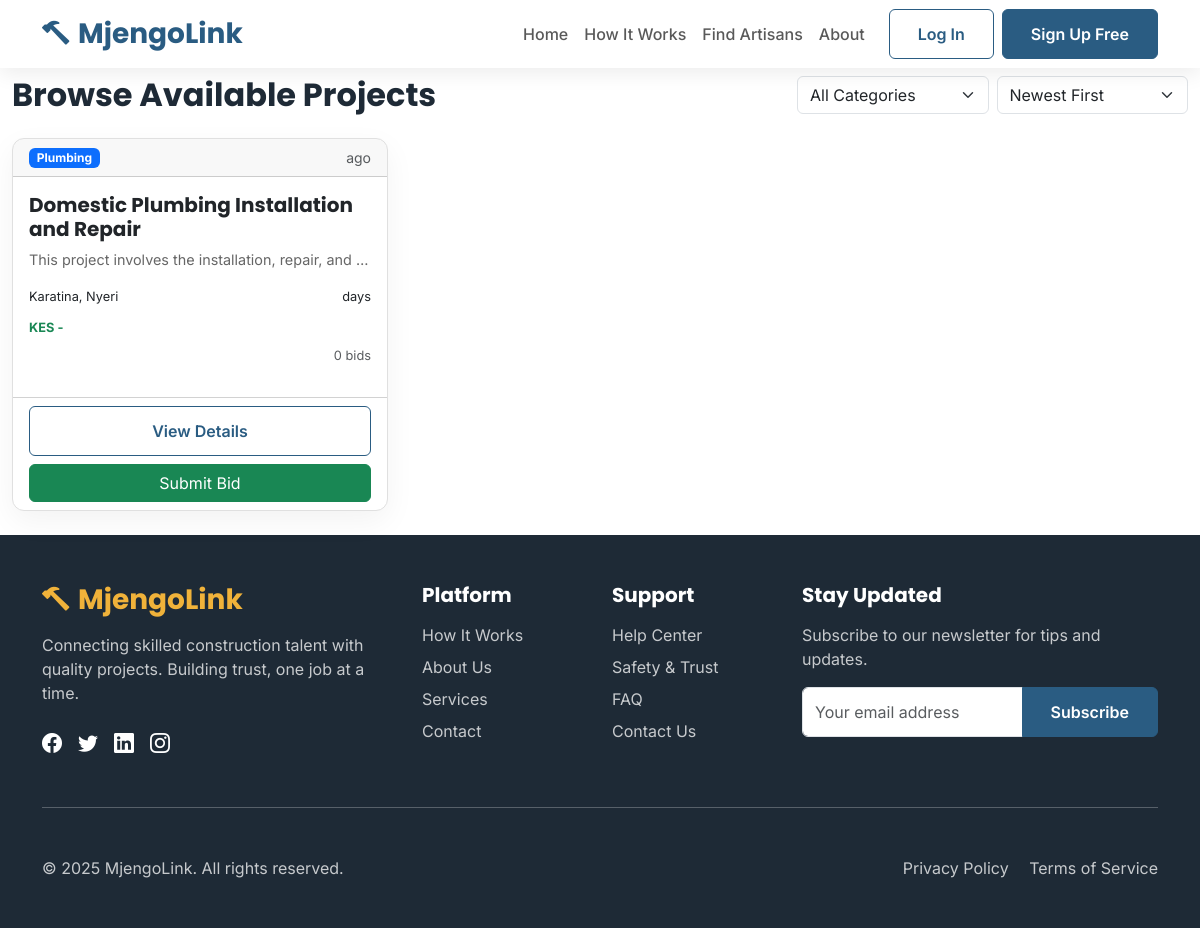
The page /projects/browse/ on the database as committed earlier.
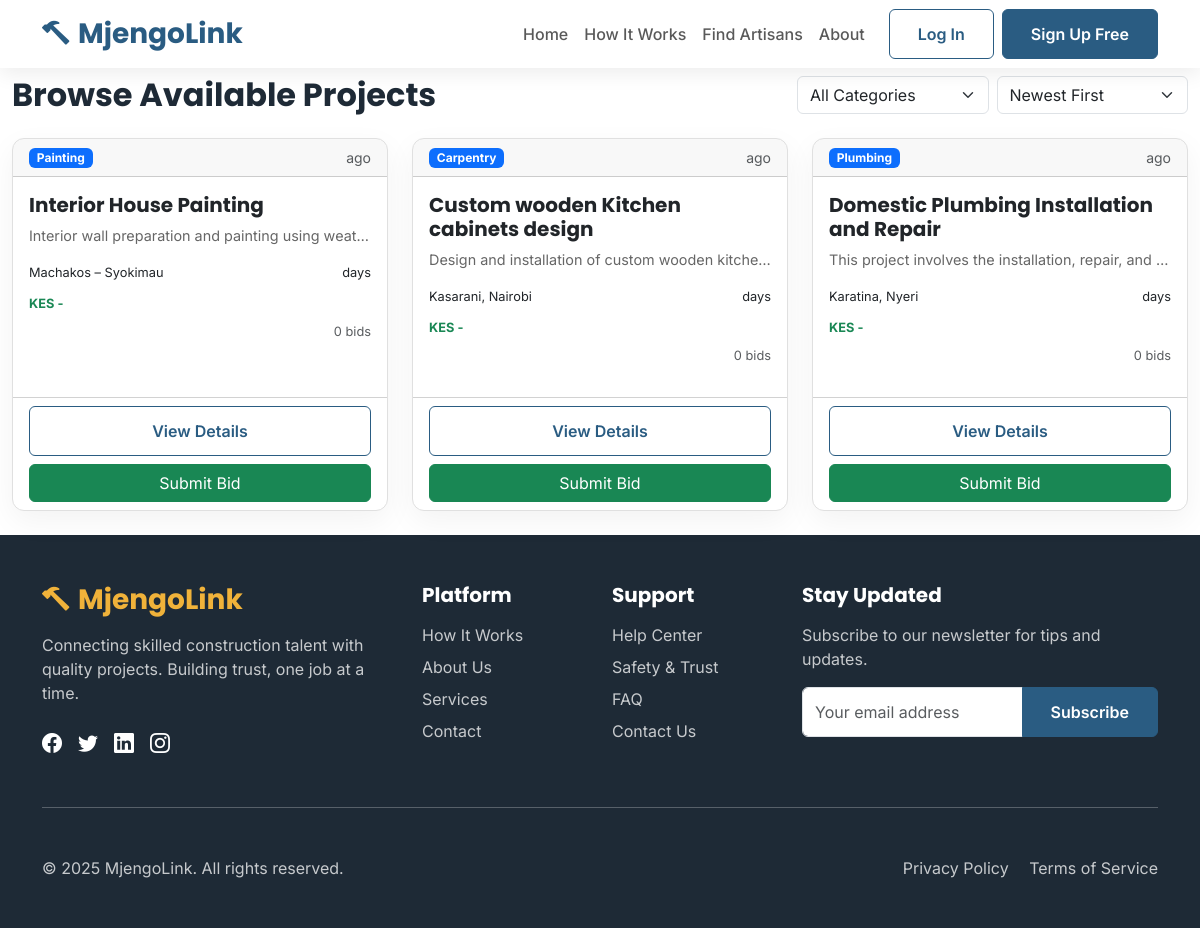
The same page on the database as committed later.
### projects/models.py (models this page shows, shortened)
class Project(models.Model):
    CATEGORY_CHOICES = [
        ('plumbing', 'Plumbing'),
        ('electrical', 'Electrical'),
        ('masonry', 'Masonry'),
        ('carpentry', 'Carpentry'),
        ('painting', 'Painting'),
        ('welding', 'Welding'),
        ('roofing', 'Roofing'),
        ('tiling', 'Tiling'),
        ('landscaping', 'Landscaping'),
        ('interior_design', 'Interior Design'),
        ('plastering', 'Plastering'),
        ('metalwork', 'Metalwork'),
        ('glass_work', 'Glass Work'),
        ('flooring', 'Flooring'),
        ('fencing', 'Fencing'),
        ('renovation', 'Renovation'),
        ('new_construction', 'New Construction'),
        ('maintenance', 'Maintenance'),
        ('other', 'Other'),
    ]
    STATUS_CHOICES = [
        ('draft', 'Draft'),
        ('posted', 'Posted - Accepting Bids'),
        ('bidding_closed', 'Bidding Closed'),
        ('assigned', 'Assigned to Artisan'),
        ('in_progress', 'In Progress'),
        ('on_hold', 'On Hold'),
        ('completed', 'Completed'),
        ('cancelled', 'Cancelled'),
        ('disputed', 'Disputed'),
    ]
    URGENCY_CHOICES = [
        ('low', 'Low - Within 1 month'),
        ('medium', 'Medium - Within 2 weeks'),
        ('high', 'High - Within 1 week'),
        ('urgent', 'Urgent - Within 3 days'),
    ]
    homeowner = models.ForeignKey(User, on_delete=models.CASCADE, related_name='projects', null=True, blank=True)
    title = models.CharField(max_length=200)
    description = models.TextField()
    category = models.CharField(max_length=50, choices=CATEGORY_CHOICES)
    location = models.CharField(max_length=200)
    exact_address = models.TextField(blank=True)
    budget_min = models.DecimalField(max_digits=10, decimal_places=2, validators=[MinValueValidator(Decimal('0.01'))])
    budget_max = models.DecimalField(max_digits=10, decimal_places=2, validators=[MinValueValidator(Decimal('0.01'))])
    preferred_timeline = models.CharField(max_length=100, help_text="e.g., 2 weeks, 1 month")
    urgency = models.CharField(max_length=20, choices=URGENCY_CHOICES, default='medium')
    status = models.CharField(max_length=20, choices=STATUS_CHOICES, default='draft')
    area_size = models.CharField(max_length=100, blank=True, help_text="e.g., 100 sq ft, 3 bedrooms")
    materials_provided = models.BooleanField(default=False)
    special_requirements = models.TextField(blank=True)
    posted_at = models.DateTimeField(auto_now_add=True)
    bidding_deadline = models.DateTimeField(null=True, blank=True)
    assigned_at = models.DateTimeField(null=True, blank=True)
    started_at = models.DateTimeField(null=True, blank=True)
    completed_at = models.DateTimeField(null=True, blank=True)
    updated_at = models.DateTimeField(auto_now=True)
    assigned_to = models.ForeignKey(User, on_delete=models.SET_NULL, null=True, blank=True,
                                    related_name='assigned_projects')
    final_price = models.DecimalField(max_digits=10, decimal_places=2, null=True, blank=True)
    final_timeline = models.CharField(max_length=100, blank=True)
    view_count = models.IntegerField(default=0)
    bid_count = models.IntegerField(default=0)
    class Meta:
        ordering = ['-posted_at']
        indexes = [
            models.Index(fields=['status', 'category']),
            models.Index(fields=['homeowner', 'status']),
        ]

### projects/views.py (the view, shortened to what this page needs)
# urls.py: path('browse/', views.BrowseProjectsView.as_view(), name='browse'),
class BrowseProjectsView(ListView):
    model = Project
    template_name = 'projects/browse.html'
    context_object_name = 'projects'
    paginate_by = 15
    def get_queryset(self):
        queryset = Project.objects.filter(status='posted').select_related('homeowner')
        filters = Q()
        category = self.request.GET.get('category')
        if category and category != 'all':
            filters &= Q(category=category)
        location = self.request.GET.get('location')
        if location:
            filters &= Q(location__icontains=location)
        min_budget = self.request.GET.get('min_budget')
        max_budget = self.request.GET.get('max_budget')
        if min_budget:
            try:
                filters &= Q(budget_min__gte=Decimal(min_budget))
            except:
                pass
        if max_budget:
            try:
                filters &= Q(budget_max__lte=Decimal(max_budget))
            except:
                pass
        urgency = self.request.GET.get('urgency')
        if urgency and urgency != 'all':
            filters &= Q(urgency=urgency)
        timeline = self.request.GET.get('timeline')
        queryset = queryset.filter(filters)
        sort_by = self.request.GET.get('sort_by', 'newest')
        if sort_by == 'newest':
            queryset = queryset.order_by('-posted_at')
        elif sort_by == 'budget_low':
            queryset = queryset.order_by('budget_min')
        elif sort_by == 'budget_high':
            queryset = queryset.order_by('-budget_max')
        elif sort_by == 'deadline':
            queryset = queryset.order_by('bidding_deadline')
        elif sort_by == 'urgency':
            urgency_order = {'urgent': 0, 'high': 1, 'medium': 2, 'low': 3}
            queryset = sorted(queryset, key=lambda p: urgency_order.get(p.urgency, 4))
        return queryset
    def get_context_data(self, **kwargs):
        context = super().get_context_data(**kwargs)
        context['locations'] = Project.objects.filter(status='posted').values_list(
            'location', flat=True
        ).distinct().order_by('location')
        context['category_counts'] = Project.objects.filter(status='posted').values(
            'category'
        ).annotate(count=Count('category')).order_by('-count')
        context['current_filters'] = {
            'category': self.request.GET.get('category', 'all'),
            'location': self.request.GET.get('location', ''),
            'min_budget': self.request.GET.get('min_budget', ''),
            'max_budget': self.request.GET.get('max_budget', ''),
            'urgency': self.request.GET.get('urgency', 'all'),
            'timeline': self.request.GET.get('timeline', ''),
            'sort_by': self.request.GET.get('sort_by', 'newest'),
        }
        return context

### templates/projects/browse.html (shortened to what this page needs)
{% extends 'projects/project_dashboard.html' %}
{% load static %}
{% block content %}
<div class="container-fluid">
    <div class="d-flex justify-content-between align-items-center mb-4">
        <h2 class="mb-0">Browse Available Projects</h2>
        <div class="filters">
            <form method="get" class="d-flex gap-2">
                <select name="category" class="form-select" onchange="this.form.submit()">
                    <option value="">All Categories</option>
                </select>
                <select name="sort" class="form-select" onchange="this.form.submit()">
                    <option value="newest" {% if request.GET.sort == 'newest' %}selected{% endif %}>Newest First</option>
                </select>
            </form>
        </div>
    </div>
    {% if page_obj %}
    <div class="row">
        {% for project in page_obj %}
        <div class="col-md-6 col-lg-4 mb-4">
            <div class="card h-100 project-card">
                <div class="card-header d-flex justify-content-between align-items-center">
                    <span class="badge bg-primary">{{ project.get_category_display }}</span>
                    <small class="text-muted">{{ project.created_at|timesince }} ago</small>
                </div>
                <div class="card-body">
                    <h5 class="card-title">{{ project.title }}</h5>
                    <p class="card-text text-truncate" style="max-height: 60px;">{{ project.description }}</p>
                    <div class="project-meta mb-3">
                        <div class="d-flex justify-content-between mb-2">
                            <small> {{ project.location }}</small>
                            <small> {{ project.timeline_days }} days</small>
                        </div>
                        <div class="budget-range mb-2">
                            <small class="text-success fw-bold">
                                KES {{ project.budget_range_min|floatformat:0 }} - {{ project.budget_range_max|floatformat:0 }}
                            </small>
                        </div>
                        <div class="d-flex justify-content-between align-items-center">
                            <small class="text-muted">
                                 {{ project.bids.count }} bids
                            </small>
                        </div>
                    </div>
                </div>
                <div class="card-footer bg-transparent">
                    <div class="d-grid gap-2">
                        <a href="{% url 'projects:detail' project.id %}" class="btn btn-outline-primary">
                             View Details
                        </a>
                        {% if project.has_bid_from_user %}
                            <button class="btn btn-secondary" disabled>
                                <i class="fas fa-check-circle"></i> Bid Submitted
                            </button>
                        {% else %}
                            <a href="{% url 'projects:bid_create' project.id %}" class="btn btn-success">
                                 Submit Bid
                            </a>
                        {% endif %}
                    </div>
                </div>
            </div>
        </div>
        {% endfor %}
    </div>
    {% endif %}
</div>
{% endblock %}

### templates/projects/project_dashboard.html (shortened to what this page needs)
{% extends "base.html" %}

### templates/base.html (shortened to what this page needs)
{% load static %}
<!DOCTYPE html>
<html lang="en">
<head>
    <link href="https://cdn.jsdelivr.net/npm/bootstrap@5.3.0-alpha1/dist/css/bootstrap.min.css" rel="stylesheet">
    <link rel="stylesheet" href="https://cdn.jsdelivr.net/npm/bootstrap-icons@1.8.1/font/bootstrap-icons.css">
    <link href="{% static 'css/style.css' %}" rel="stylesheet">
</head>
<body>
    {% include 'includes/navbar.html' %}
    <main>
        {% block content %}
        {% endblock %}
    </main>
    {% include 'includes/footer.html' %}
</body>
</html>

### templates/includes/navbar.html (shortened to what this page needs)
<nav class="navbar navbar-expand-lg navbar-light fixed-top">
    <div class="container">
        <a class="navbar-brand fw-bold fs-3 text-mjengo-primary" href="{% url 'home' %}">
            <i class="bi bi-hammer me-2"></i>MjengoLink
        </a>
        <div class="collapse navbar-collapse" id="navbarNav">
            <ul class="navbar-nav ms-auto mb-2 mb-lg-0">
                <li class="nav-item"><a class="nav-link fw-medium" href="{% url 'core:home' %}">Home</a></li>
                <li class="nav-item"><a class="nav-link fw-medium" href="{% url 'core:how-it-works' %}">How It Works</a></li>
                <li class="nav-item"><a class="nav-link fw-medium" href="{% url 'projects:browse' %}">Find Artisans</a></li>
                <li class="nav-item"><a class="nav-link fw-medium" href="{% url 'core:about' %}">About</a></li>
            </ul>
            <div class="d-flex ms-lg-3">
                {% if user.is_authenticated %}
                    <div class="dropdown">
                        <button class="btn btn-outline-primary dropdown-toggle" type="button"
                                data-bs-toggle="dropdown">
                            <i class="bi bi-person-circle"></i> {{ user.username }}
                        </button>
                        <ul class="dropdown-menu">
                            <li><a class="dropdown-item" href="{% url 'users:profile' %}">Profile</a></li>
                            <li><hr class="dropdown-divider"></li>
                            <li><a class="dropdown-item" href="{% url 'users:logout' %}">Logout</a></li>
                        </ul>
                    </div>
                {% else %}
                    <a href="{% url 'users:login' %}" class="btn btn-outline-primary me-2">Log In</a>
                    <a href="{% url 'users:register' %}" class="btn btn-primary">Sign Up Free</a>
                {% endif %}
            </div>
        </div>
    </div>
</nav>

### templates/includes/footer.html (shortened to what this page needs)
<footer class="py-5 bg-mjengo-dark text-white">
    <div class="container">
        <div class="row">
            <div class="col-lg-4 mb-4 mb-lg-0">
                <h3 class="fw-bold text-mjengo-secondary mb-3"><i class="bi bi-hammer me-2"></i>MjengoLink</h3>
                <p class="mt-3 opacity-75">Connecting skilled construction talent with quality projects. Building trust, one job at a time.</p>
                <div class="d-flex mt-4">
                    <a href="#" class="text-white me-3"><i class="bi bi-facebook fs-5"></i></a>
                    <a href="#" class="text-white me-3"><i class="bi bi-twitter fs-5"></i></a>
                    <a href="#" class="text-white me-3"><i class="bi bi-linkedin fs-5"></i></a>
                    <a href="#" class="text-white"><i class="bi bi-instagram fs-5"></i></a>
                </div>
            </div>
            <div class="col-lg-2 col-md-6 mb-4 mb-lg-0">
                <h5 class="fw-bold mb-3 text-white">Platform</h5>
                <ul class="list-unstyled">
                    <li class="mb-2"><a href="{% url 'core:how-it-works' %}" class="text-white opacity-75 text-decoration-none hover-text-white">How It Works</a></li>
                    <li class="mb-2"><a href="{% url 'core:about' %}" class="text-white opacity-75 text-decoration-none hover-text-white">About Us</a></li>
                    <li class="mb-2"><a href="{% url 'core:services' %}" class="text-white opacity-75 text-decoration-none hover-text-white">Services</a></li>
                    <li class="mb-2"><a href="{% url 'core:contact' %}" class="text-white opacity-75 text-decoration-none hover-text-white">Contact</a></li>
                </ul>
            </div>
            <div class="col-lg-2 col-md-6 mb-4 mb-lg-0">
                <h5 class="fw-bold mb-3 text-white">Support</h5>
                <ul class="list-unstyled">
                    <li class="mb-2"><a href="{% url 'core:help-center' %}" class="text-white opacity-75 text-decoration-none hover-text-white">Help Center</a></li>
                    <li class="mb-2"><a href="{% url 'core:safety' %}" class="text-white opacity-75 text-decoration-none hover-text-white">Safety & Trust</a></li>
                    <li class="mb-2"><a href="{% url 'core:faq' %}" class="text-white opacity-75 text-decoration-none hover-text-white">FAQ</a></li>
                    <li class="mb-2"><a href="{% url 'core:contact' %}" class="text-white opacity-75 text-decoration-none hover-text-white">Contact Us</a></li>
                </ul>
            </div>
            <div class="col-lg-4">
                <h5 class="fw-bold mb-3 text-white">Stay Updated</h5>
                <p class="opacity-75 mb-3">Subscribe to our newsletter for tips and updates.</p>
                <form method="post" action="{% url 'core:newsletter_subscribe' %}">
                    <div class="input-group mb-3">
                        <input type="email" class="form-control" name="email" placeholder="Your email address" required>
                        <button class="btn btn-primary" type="submit">Subscribe</button>
                    </div>
                </form>
            </div>
        </div>
        <hr class="my-5 opacity-25">
        <div class="row">
            <div class="col-md-6 text-center text-md-start">
                <p class="mb-0 opacity-75">&copy; {% now "Y" %} MjengoLink. All rights reserved.</p>
            </div>
            <div class="col-md-6 text-center text-md-end">
                <a href="{% url 'core:privacy-policy' %}" class="text-white opacity-75 me-3 text-decoration-none hover-text-white">Privacy Policy</a>
                <a href="{% url 'core:terms' %}" class="text-white opacity-75 text-decoration-none hover-text-white">Terms of Service</a>
            </div>
        </div>
    </div>
</footer>

Rows that differ between the two databases and show on the page:
added Project: category "Painting", title "Interior House Painting", description "Interior wall preparation and painting using weat…", location "Machakos – Syokimau", bids.count "0"
added Project: category "Carpentry", title "Custom wooden Kitchen cabinets design", description "Design and installation of custom wooden kitche…", location "Kasarani, Nairobi", bids.count "0"
